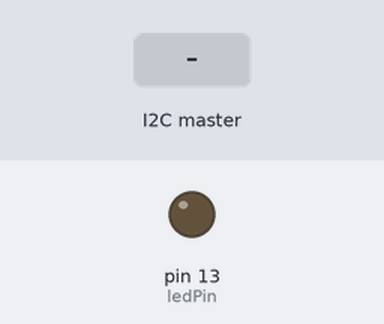
Bench run of a sketch on a simulated Arduino Uno, built with avr-gcc and run on an emulated ATmega328P. On the bench: output pins drawn as LEDs (lit = HIGH). The inputs (shaded band) are chosen by the test bench.

Above: at 1.2 s.
1.3 s: the I2C master sends the byte 1
At 2.4 s:
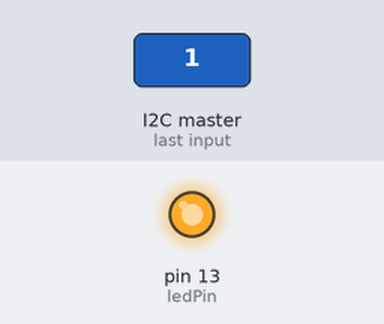
2.8 s: the I2C master sends the byte 0
At 3.5 s:
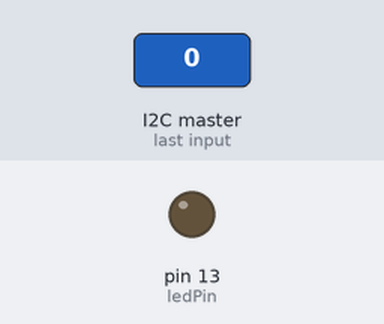
Timing chart, 0 to 5.8 s (numbered marks = the images above; inputs shaded):
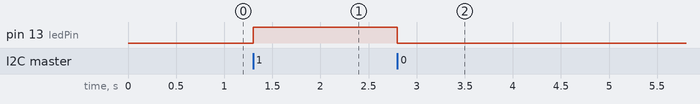

Measured:
- after the input at 1.3 s, pin 13 (ledPin): LOW → HIGH at once
- after the input at 2.8 s, pin 13 (ledPin): HIGH → LOW at once

The sketch:

i2c_slave.ino
```cpp
#include <Wire.h>

const int ledPin = 13;      // Built-in LED on many Arduino boards
const byte SLAVE_ADDR = 0x08;

void setup() {
  pinMode(ledPin, OUTPUT);
  digitalWrite(ledPin, LOW);

  Wire.begin(SLAVE_ADDR);    // join i2c bus with address 0x08
  Wire.onReceive(receiveEvent);
}

void loop() {
  // Nothing needed in loop; action occurs in receiveEvent
  delay(50);
}

void receiveEvent(int howMany) {
  while (Wire.available()) {
    int b = Wire.read();    // read a byte (0..255)
    if (b == 1) {
      digitalWrite(ledPin, HIGH);
    } else {
      digitalWrite(ledPin, LOW);
    }
  }
}
```
